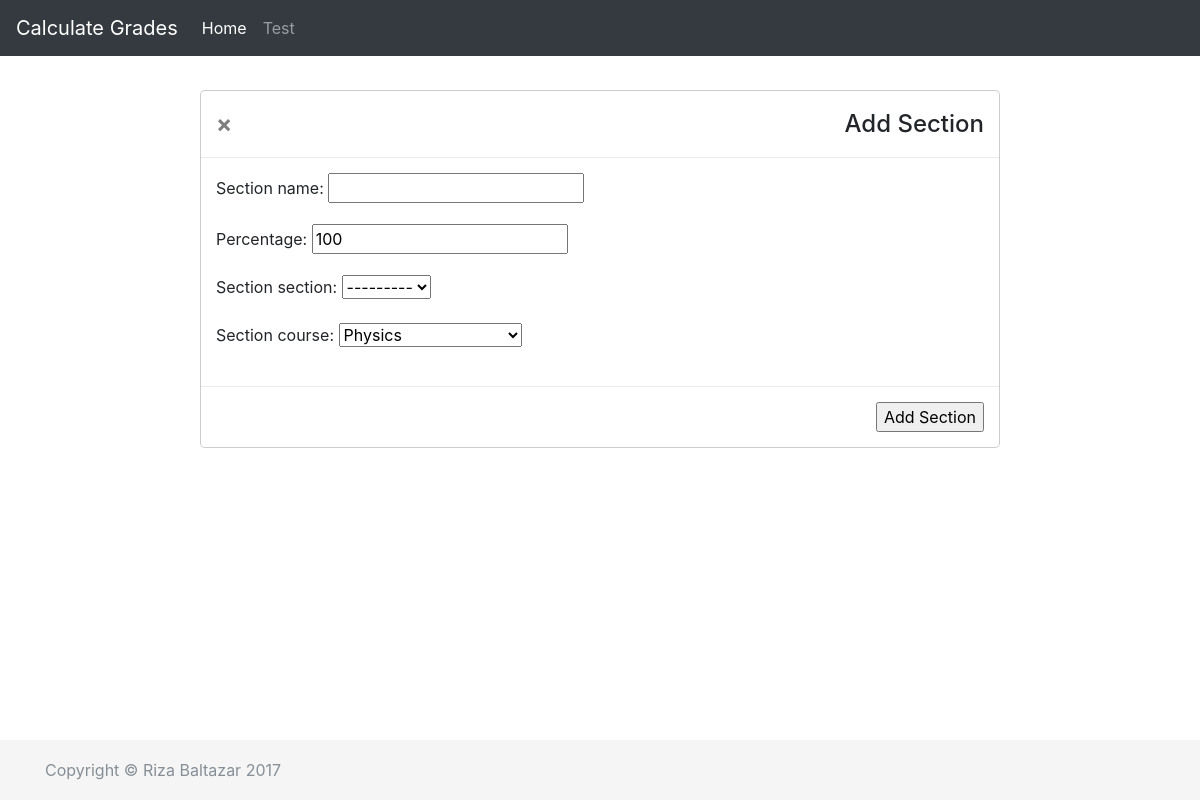
Screenshot of /calculate/add_section/Course/1/ with the database file from the repository.
### calculate/models.py (models this page shows, shortened)
class Section(models.Model):
    section_name = models.CharField(max_length=50)
    percentage = models.IntegerField(default=100,
                                     validators=[
                                         MaxValueValidator(100),
                                         MinValueValidator(1)
                                     ])
    atype = models.CharField(max_length=10, default='Section')
    section_section = models.ForeignKey('self',
                                        blank=True,
                                        null=True,
                                        on_delete=models.CASCADE)
    section_course = models.ForeignKey('Course',
                                       blank=True,
                                       null=True,
                                       default=Course.DEFAULT_PK,
                                       on_delete=models.CASCADE)
    def __str__(self):
        return self.section_name

### calculate/views.py (the view, shortened to what this page needs)
# urls.py: url(r'^add_section/(?P<s_type>.+)/(?P<pk>[0-9]+)/$', SectionCreate.as_view(), name='add_section'),
class SectionCreate(CreateView):
    model = Section
    fields = ['section_name', 'percentage', 'section_section', 'section_course']
    def get_initial(self):
        pk = self.kwargs['pk']
        course = Course.objects.get(pk=pk)
        return {'section_course': course}
    def get_form(self, form_class=None):
        pk = self.kwargs['pk']
        course = Course.objects.get(pk=pk)
        form = super(SectionCreate, self).get_form(form_class)
        form.fields['section_section'].queryset = Section.objects.filter(section_course=course)
        return form
    def get_context_data(self, **kwargs):
        pk = self.kwargs['pk']
        s_type = self.kwargs['s_type']
        context = super(SectionCreate, self).get_context_data(**kwargs)
        is_greater_than_100 = False
        if s_type == 'Course':
            course = Course.objects.get(pk=pk)
            self.model.section_course = course
            section_list = Section.objects.filter(section_course=course)
            total = 0
            for section in section_list:
                total += section.percentage
            if total > 100:
                is_greater_than_100 = True
            else:
                is_greater_than_100 = False
        if s_type == 'Section':
            s = Section.objects.get(pk=pk)
            section.section_section = s
        context['course'] = course
        context['pk'] = pk
        context['s_type'] = s_type
        context['is_greater_than_100'] = is_greater_than_100
        return context

### calculate/models.py (called while the page is built)
    def __str__(self):
        return self.course_name

### calculate/templates/calculate/section_form.html (shortened to what this page needs)
{% extends "calculate/base.html" %}
{% block content %}
{% load crispy_forms_tags %}
<div class="modal-dialog modal-lg">
    <div class="modal-content">
        <form action="{% url 'calculate:add_section' s_type pk %}" method="POST">
            <div class="modal-header">
                <a type="button" class="close button" data-dismiss="modal" aria-hidden="true"
                   href="{% url 'calculate:course_detail' course.id %}">×</a>
                <h4 class="modal-title" id="section-modal-label">Add Section</h4>
            </div>
            <div class="modal-body">
                {{form.as_p}}
            </div>
            <div class="modal-footer">
                <input type="submit" name="submit" value="Add Section" />
            </div>
        </form>
    </div>
</div>
{% endblock %}

### calculate/static/calculate/css/sticky-footer-navbar.css (style rules this page uses)
html { position: relative; min-height: 100%; }
body { margin-bottom: 60px; }

### rows the page displays
Section: percentage "100", section_section "---------", section_course "Physics"
